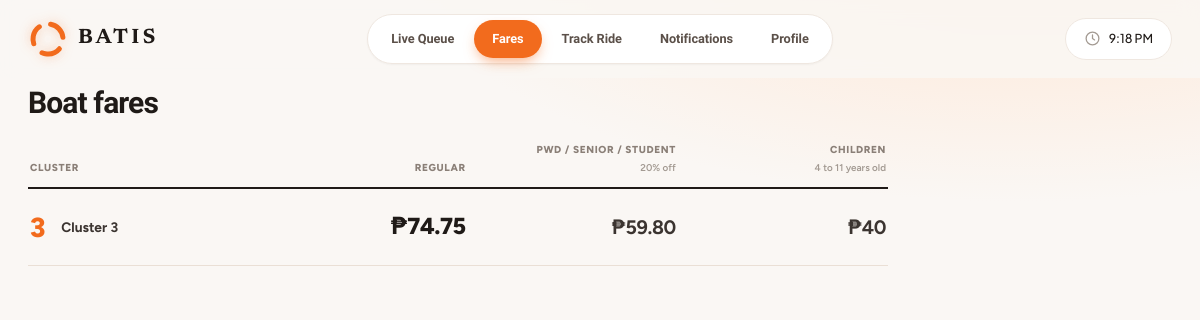
The app's page /passenger/fares.php, older data.
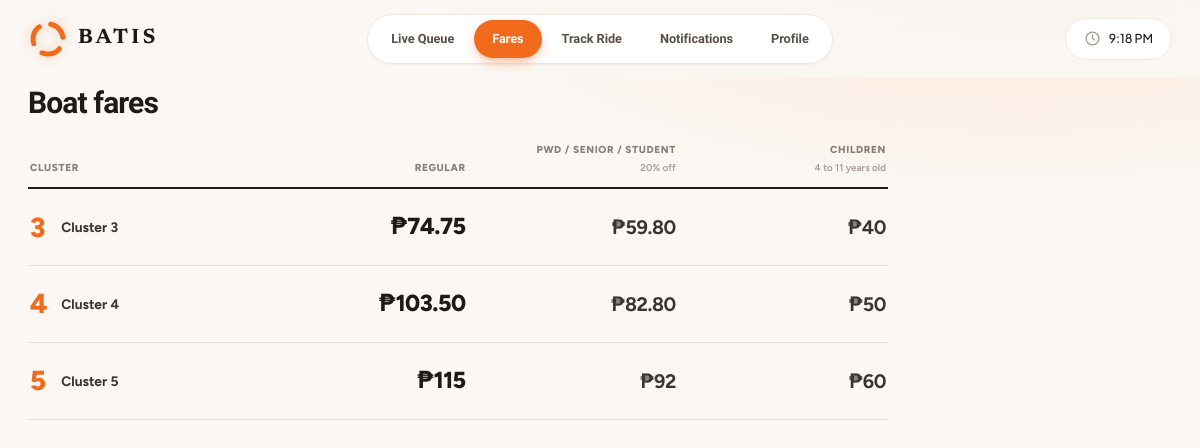
The same page, newer data.
### tables this page shows
CREATE TABLE clusters (
  id INT AUTO_INCREMENT PRIMARY KEY,
  name VARCHAR(40) NOT NULL UNIQUE,
  next_trip_available TINYINT(1) NOT NULL DEFAULT 1,
  next_motorbanca_id INT NULL
);

### config/database.php (called while the page is built, shortened)
<?php
function db() {
    static $pdo;
    if (!$pdo) {
        $pdo = new PDO('mysql:host=' . DB_HOST . ';dbname=' . DB_NAME . ';charset=utf8mb4', DB_USER, DB_PASS,
            [PDO::ATTR_ERRMODE => PDO::ERRMODE_EXCEPTION, PDO::ATTR_DEFAULT_FETCH_MODE => PDO::FETCH_ASSOC,
             PDO::ATTR_EMULATE_PREPARES => false]);
    }
    return $pdo;
}
function e($s) { return htmlspecialchars((string)$s, ENT_QUOTES, 'UTF-8'); }

### passenger/fares.php (the view)
<?php
require_once '../config/layout.php';
$fares = [
    'Cluster 1A' => [57.50, 46, 20],
    'Cluster 1B' => [69, 55.20, 20],
    'Cluster 2A' => [57.50, 46, 30],
    'Cluster 2B' => [57.50, 46, 30],
    'Cluster 3' => [74.75, 59.80, 40],
    'Cluster 4' => [103.50, 82.80, 50],
    'Cluster 5' => [115, 92, 60],
    'Cluster 6' => [115, 92, 70],
    'Cluster 7' => [115, 92, 80],
];
function peso($v)
{
    return '&#8369;' . (floor($v) == $v ? number_format($v, 0) : number_format($v, 2));
}
page_head('Fares', 'public');
?>
<h1>Boat fares</h1>
<div class="fx">
    <div class="fx-head">
        <span>Cluster</span>
        <span>Regular</span>
        <span>PWD / Senior / Student<small>20% off</small></span>
        <span>Children<small>4 to 11 years old</small></span>
    </div>
    <?php foreach (db()->query("SELECT * FROM clusters ORDER BY id")->fetchAll() as $c):
        $n = trim(preg_replace('/^Cluster\s*/', '', $c['name']));
        $f = $fares[$c['name']] ?? null;
        if (!$f) continue;
    ?>
        <div class="fx-row">
            <span class="fx-c"><i><?= e($n) ?></i><em><?= e($c['name']) ?></em></span>
            <b class="fx-reg" data-label="Regular"><?= peso($f[0]) ?></b>
            <b data-label="PWD / Senior / Student" data-sub="20% off"><?= peso($f[1]) ?></b>
            <b data-label="Children" data-sub="4 to 11 years old"><?= peso($f[2]) ?></b>
        </div>
    <?php endforeach; ?>
</div>
<?php page_foot();

### config/layout.php (shortened to what this page needs)
<?php
require_once __DIR__ . '/live.php';
function asset($path)
{
    $f = dirname(__DIR__) . '/' . $path;
    return BASE . '/' . $path . '?v=' . (is_file($f) ? filemtime($f) : 0);
}
function page_head($title, $role = 'public')
{
    $b = BASE;
    $extra = in_array($role, ['admin', 'operator', 'public'], true)
        ? "<link rel='preconnect' href='https://fonts.googleapis.com'><link rel='preconnect' href='https://fonts.gstatic.com' crossorigin><link rel='stylesheet' href='https://fonts.googleapis.com/css2?family=Plus+Jakarta+Sans:wght@400;500;600;700;800&family=Newsreader:wght@600;700&family=Bricolage+Grotesque:wght@400;500;600;700;800&family=Figtree:wght@400;500;600;700&family=Sora:wght@400;600;700&display=swap' media='print' onload=\"this.media='all'\"><link rel='stylesheet' href='" . asset('css/admin.css') . "'>" : '';
    echo "<!DOCTYPE html><html lang='en'><head><meta charset='utf-8'>
<meta name='viewport' content='width=device-width,initial-scale=1'>
<title>" . e($title) . " | Motorbanca Monitor</title><link rel='stylesheet' href='" . asset('css/style.css') . "'>$extra</head>
<body class='" . ($role === 'public' ? 'r-admin r-public enter' : ($role === 'operator' ? 'r-admin r-operator enter' : 'r-' . $role . ($role === 'admin' ? ' enter' : ''))) . "'>";
    if ($role === 'admin' || $role === 'operator') {
        $me = basename($_SERVER['PHP_SELF']);
        if ($me === 'crew.php') $me = 'dashboard.php';
        $dir = $role === 'operator' ? 'operator' : 'admin';
        $links = $role === 'operator' ? ['dashboard.php' => 'Home', 'manifest.php' => 'Passengers', 'announcements.php' => 'Alert', 'trips.php' => 'History']
            : ['dashboard.php' => 'Dashboard', 'queue.php' => 'Queue', 'motorbancas.php' => 'Register', 'announcements.php' => 'Alert', 'trip' . 's.php' => 'History'];
        $tabIco = [
            'dashboard.php' => '<rect x="3" y="3" width="7" height="7" rx="1.5"/><rect x="14" y="3" width="7" height="7" rx="1.5"/><rect x="3" y="14" width="7" height="7" rx="1.5"/><rect x="14" y="14" width="7" height="7" rx="1.5"/>',
            'motorbancas.php' => '<circle cx="12" cy="12" r="9"/><path d="M12 8v8M8 12h8"/>',
            'manifest.php' => '<circle cx="9" cy="8" r="3.5"/><path d="M2.5 20c0-3.6 2.9-6 6.5-6s6.5 2.4 6.5 6M16 4.6a3.5 3.5 0 010 6.8M18 14.3c2.2.7 3.5 2.6 3.5 5.2"/>',
            'queue.php' => '<path d="M8 6h13M8 12h13M8 18h13M3 6h.01M3 12h.01M3 18h.01"/>',
            'trips.php' => '<circle cx="12" cy="12" r="9"/><path d="M12 7v5l3 2"/>',
            'announcements.php' => '<path d="M6 8a6 6 0 0112 0c0 7 3 9 3 9H3s3-2 3-9M10 21h4"/>'
        ];
        $tabIco['dashboard.php'] = '<g class="o"><g stroke-width="1.9"><path d="M9.4 21H5.5a2 2 0 0 1-2-2v-8.4L12 3.6l8.5 7V19a2 2 0 0 1-2 2h-3.9v-4.4a2.6 2.6 0 0 0-5.2 0z"/></g></g><g class="f" fill="currentColor" stroke="none" fill-rule="evenodd"><path d="M12.9 2.9a1.4 1.4 0 0 0-1.8 0L3.2 9.4A1.8 1.8 0 0 0 2.5 10.8V19.4a2.1 2.1 0 0 0 2.1 2.1h4.6v-4.6a2.8 2.8 0 0 1 5.6 0v4.6h4.6a2.1 2.1 0 0 0 2.1-2.1V10.8a1.8 1.8 0 0 0-.7-1.4z"/></g>';
        if ($role !== 'operator') {
            $tabIco['dashboard.php'] = $tabIco['queue.php'];
            $tabIco['queue.php'] = $tabIco['manifest.php'];
            $tabIco['motorbancas.php'] = '<path d="M14 3H7a2 2 0 00-2 2v14a2 2 0 002 2h10a2 2 0 002-2V8z"/><path d="M14 3v5h5"/><path d="M12 12v6M9 15h6"/>';
        }
        $logo = "<svg viewBox='0 0 40 40' width='40' height='40' fill='none' stroke='#f26b1d' stroke-width='5' stroke-linecap='round'><circle cx='20' cy='20' r='15' stroke-dasharray='19 12.42' transform='rotate(-80 20 20)'/></svg>";
        echo "<header class='atop'><a class='logo' href='$b/$dir/dashboard.php'>$logo<span>BATIS<small>Banca Tracking and Information System</small></span></a>
<button class='ibtn a-burger' aria-label='Menu' onclick=\"document.body.classList.toggle('nav-open')\">" . ico('<path d="M4 7h16M4 12h16M4 17h16"/>') . "</button>
<nav class='pills'><span class='pill-bg'></span>";
        foreach ($links as $f => $l) echo "<a href='$b/$dir/$f'" . ($f === $me ? " class='on'" : '') . ">" . ico($tabIco[$f]) . "<span>$l</span></a>";
        $pillJs = <<<'JS'
<script>(function(){var n=document.querySelector('.pills'),b=n&&n.querySelector('.pill-bg'),c=n&&n.querySelector('a.on');if(!b||!c)return;
function p(a,t){b.style.transition=t?'':'none';b.style.width=a.offsetWidth+'px';b.style.transform='translateX('+a.offsetLeft+'px)';if(!t){void b.offsetWidth;b.style.transition='';}}
n.classList.add('has-bg');var f=null;try{f=JSON.parse(sessionStorage.getItem('pillFrom'));sessionStorage.removeItem('pillFrom');}catch(e){}
if(f&&f.w){b.style.transition='none';b.style.width=f.w+'px';b.style.transform='translateX('+f.l+'px)';void b.offsetWidth;b.style.transition='';requestAnimationFrame(function(){p(c,true)});}else p(c,false);
window.addEventListener('resize',function(){p(c,false)});
n.addEventListener('click',function(e){var a=e.target.closest('a');if(a&&a!==c)try{sessionStorage.setItem('pillFrom',JSON.stringify({l:c.offsetLeft,w:c.offsetWidth}))}catch(x){}});
if(document.fonts&&document.fonts.ready)document.fonts.ready.then(function(){setTimeout(function(){p(c,false)},500)});
})();</script>
JS;
        echo "</nav>$pillJs<div class='tools'><span class='datechip'>" . ico('<circle cx="12" cy="12" r="9"/><path d="M12 7v5l3 2"/>') . "<span class='dt-date'><span id='clk-date'>" . date($role === 'operator' ? 'j F Y' : 'l, j F Y') . "</span><span class='dt-sep'>-</span></span><b id='clk-time'>" . date('g:i A') . "</b></span>
<a class='ibtn' href='$b/logout.php' title='Log out' aria-label='Log out'>" . ico('<path d="M9 21H5a2 2 0 01-2-2V5a2 2 0 012-2h4M16 17l5-5-5-5M21 12H9"/>') . "</a></div></header>";
        $short = ['announcements.php' => 'Alert', 'trips.php' => 'History'];
        $order = $role === 'operator' ? ['dashboard.php', 'manifest.php', 'announcements.php', 'trips.php'] : array_keys($links);
        echo "<nav class='btabs btabs-pub' aria-label='Main'>";
        foreach ($order as $f) echo "<a href='$b/$dir/$f' aria-label='" . e($links[$f]) . "'" . ($f === $me ? " class='on' aria-current='page'" : '') . "><i>" . ico($tabIco[$f]) . "</i></a>";
        echo "<a href='$b/logout.php' class='lo' aria-label='Log out'><i>" . ico('<path d="M9 21H5a2 2 0 01-2-2V5a2 2 0 012-2h4M16 17l5-5-5-5M21 12H9"/>') . "</i></a></nav>";
        echo "<div class='mdl' id='lo-mdl' role='dialog' aria-modal='true' aria-labelledby='lo-t'><div class='mdl-box'><div class='mdl-ic red'>" .
            ico('<path d="M9 21H5a2 2 0 01-2-2V5a2 2 0 012-2h4M16 17l5-5-5-5M21 12H9"/>') . "</div><h3 id='lo-t'>Log out?</h3><p>You will need to log in again to use the admin pages.</p>" .
            "<div class='mdl-act'><button type='button' class='no'>Stay</button><button type='button' class='go red'>Log out</button></div></div></div>";
        echo <<<'JS'
<script>(function(){var m=document.getElementById('lo-mdl'),url=null,from=null;if(!m)return;
function close(){m.classList.remove('open');if(from)from.focus()}
document.addEventListener('click',function(e){var a=e.target.closest('a[href$="logout.php"]');if(a){e.preventDefault();url=a.href;from=a;m.classList.add('open');m.querySelector('.no').focus()}});
m.querySelector('.no').addEventListener('click',close);
m.querySelector('.go').addEventListener('click',function(){location.href=url});
m.addEventListener('click',function(e){if(e.target===m)close()});
document.addEventListener('keydown',function(e){if(e.key==='Escape'&&m.classList.contains('open'))close()});
})();</script>
JS;
        echo "<main class='main'>";
    } else {
        $me = basename($_SERVER['PHP_SELF']);
        $plinks = ['index.php' => 'Live Queue', 'fares.php' => 'Fares', 'track.php' => 'Track Ride', 'announcements.php' => 'Notifications', 'profile.php' => 'Profile'];
        echo "<header class='atop'><a class='logo' href='$b/passenger/index.php'>" . "<svg viewBox='0 0 40 40' width='40' height='40' fill='none' stroke='#f26b1d' stroke-width='5' stroke-linecap='round'><circle cx='20' cy='20' r='15' stroke-dasharray='19 12.42' transform='rotate(-80 20 20)'/></svg>" . "<span>BATIS<small>Banca Tracking and Information System</small></span></a><nav class='pills'>";
        foreach ($plinks as $f => $l) echo "<a href='$b/passenger/$f'" . ($f === $me ? " class='on'" : '') . ">$l</a>";
        echo "</nav><div class='tools'><span class='datechip'>" . ico('<circle cx="12" cy="12" r="9"/><path d="M12 7v5l3 2"/>') . "<span class='dt-date'><span id='clk-date'>" . date('l, j F Y') . "</span><span class='dt-sep'>-</span></span><b id='clk-time'>" . date('g:i A') . "</b></span></div></header>";
        echo "<nav class='btabs btabs-pub btabs-lbl' aria-label='Main'>";
        echo "</nav><main class='main'>";
    }
}
function page_foot($role = 'public')
{
    echo "</main>";
    echo "<script src='" . asset('js/script.js') . "'></script></body></html>";
}

### config/live.php (shortened to what this page needs)
<?php
require_once __DIR__ . '/database.php';
function ico($p)
{
    return "<svg class='ico' viewBox='0 0 24 24' fill='none' stroke='currentColor' stroke-width='1.8' stroke-linecap='round' stroke-linejoin='round'>$p</svg>";
}

### css/style.css (style rules this page uses)
:root { --navy: #0a2540; --sea: #0b7285; --ring: #f26a21; --bg: #e8eef2; --ink: #12202e; --line: #cdd8df }
* { box-sizing: border-box }
body { margin: 0; font: 18px/1.45 system-ui, "Segoe UI", Roboto, sans-serif; background: var(--bg); color: var(--ink) }
h1 { font-size: 1.7rem; margin: .2em 0 .5em; color: var(--navy) }
a { color: var(--sea) }
.main { padding: 16px; width: 100%; max-width: 1000px; margin: 0 auto }
@media (min-width:900px) { .r-admin { display: grid; grid-template-columns: 230px 1fr; grid-template-rows: auto 1fr; min-height: 100vh } }
* { scrollbar-width: none; -ms-overflow-style: none }

Row changes from the older to the newer data that the page shows:
added clusters: name "4", name "Cluster 4", name "₱103.50", name "₱82.80", name "₱50"
added clusters: name "5", name "Cluster 5", name "₱115", name "₱92", name "₱60"
